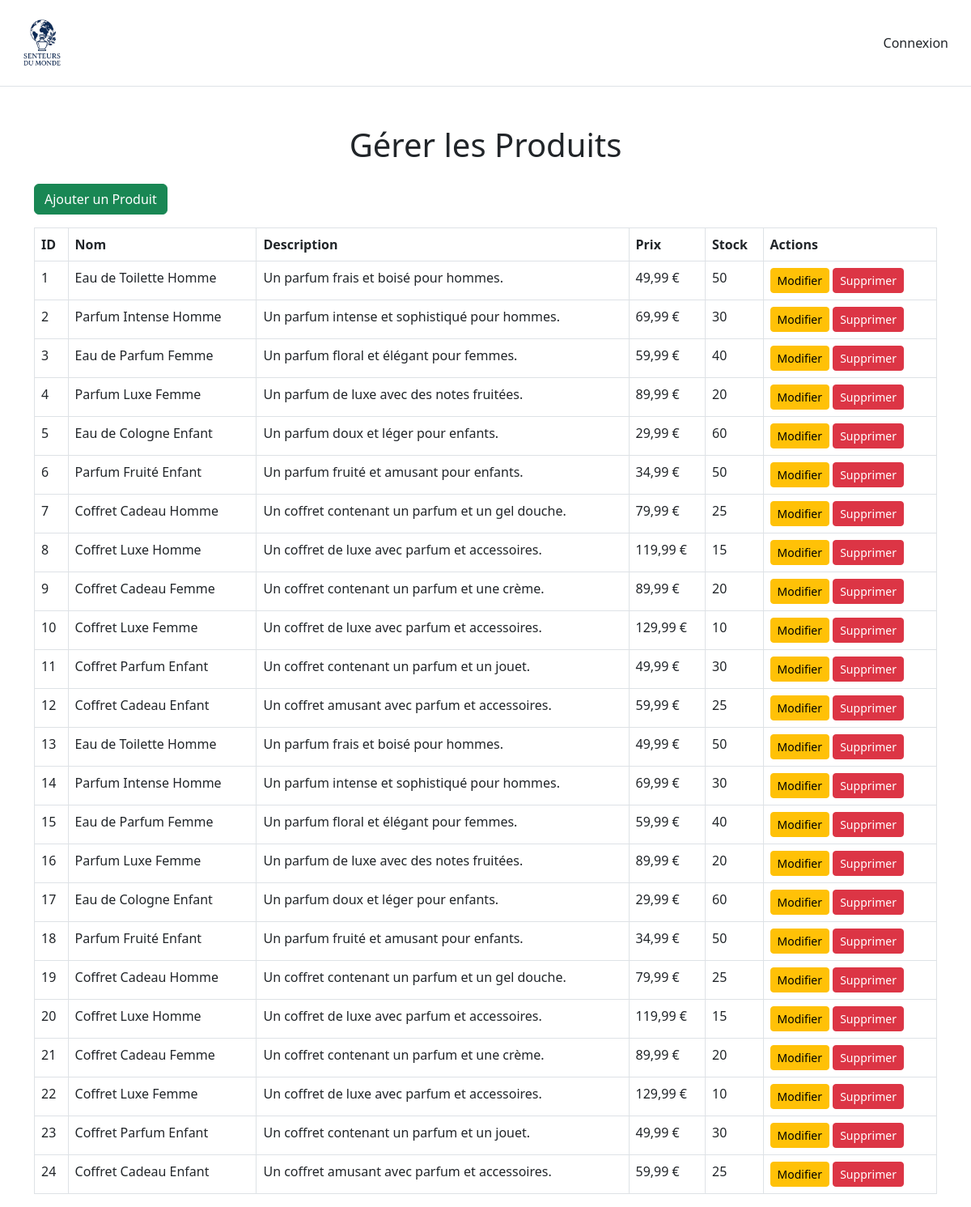
Page /gestion_produit.php on the earlier database version.
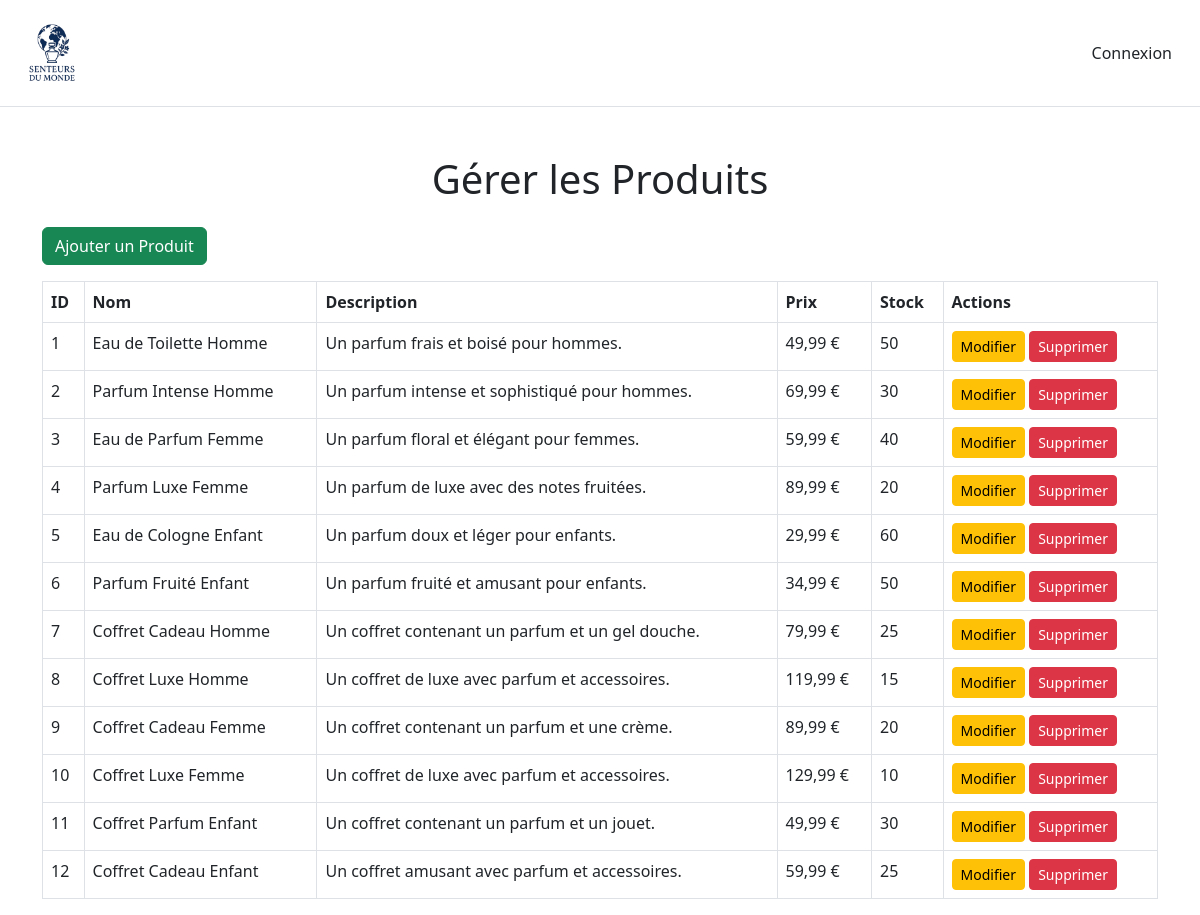
Same page on the later database version.
### tables this page shows
CREATE TABLE IF NOT EXISTS `produit` (
  `id_produit` int NOT NULL AUTO_INCREMENT,
  `nom` varchar(255) NOT NULL,
  `description` text,
  `prix` decimal(10,2) NOT NULL,
  `image` varchar(255) DEFAULT NULL,
  `stock` int DEFAULT '0',
  `date_ajout` datetime NOT NULL DEFAULT CURRENT_TIMESTAMP,
  `id_sous_categorie` int DEFAULT NULL,
  PRIMARY KEY (`id_produit`),
  KEY `id_sous_categorie` (`id_sous_categorie`)
);

### gestion_produit.php (the view, shortened to what this page needs)
<?php
$estConnecte = isset($_SESSION['connecte']) && $_SESSION['connecte'] === true;
$nomUtilisateur = $estConnecte ? $_SESSION['email'] : '';
?>
<?php
require_once "config.php";
try {
    $sql = "SELECT * FROM produit";
    $stmt = $pdo->query($sql);
    $produits = $stmt->fetchAll(PDO::FETCH_ASSOC);
} catch (PDOException $e) {
    die("Erreur lors de la récupération des produits : " . $e->getMessage());
}
?>
<!DOCTYPE html>
<html lang="fr">
<head>
    <link rel="stylesheet" href="https://cdn.jsdelivr.net/npm/bootstrap@5.3.0/dist/css/bootstrap.min.css">
</head>
<nav class="navbar navbar-expand-lg navbar-light bg-white border-bottom">
  <div class="container-fluid">
    <a class="navbar-brand" href="index.php">
      <img src="assets/logo.png.png" alt="Senteurs du Monde" width="80">
    </a>
    <div class="d-flex align-items-center">
      <?php if($estConnecte): ?>
        <div class="dropdown">
          <button class="btn btn-link dropdown-toggle text-dark text-decoration-none" type="button" id="dropdownMenuButton" data-bs-toggle="dropdown" aria-expanded="false">
            <i class="bi bi-person me-1"></i><?php echo htmlspecialchars($nomUtilisateur); ?>
          </button>
          <ul class="dropdown-menu dropdown-menu-end" aria-labelledby="dropdownMenuButton">
            <li><a class="dropdown-item" href="profil.php"><i class="bi bi-person-circle me-2"></i>Mon profil</a></li>
            <li><a class="dropdown-item" href="commandes.php"><i class="bi bi-receipt me-2"></i>Mes commandes</a></li>
            <li><hr class="dropdown-divider"></li>
            <?php if (isset($_SESSION['role']) && $_SESSION['role'] === 'admin'): ?>
                <li><a class="dropdown-item" href="dashboard.php"><i class="bi bi-speedometer2 me-2"></i>Dashboard Admin</a></li>
            <?php endif; ?>
            <li><a class="dropdown-item" href="deconnexion.php"><i class="bi bi-box-arrow-right me-2"></i>Déconnexion</a></li>
          </ul>
        </div>
      <?php else: ?>
        <a href="connexion.php" class="me-3 text-dark text-decoration-none"><i class="bi bi-person"></i> Connexion</a>
      <?php endif; ?>
    </div>
  </div>
</nav>
<body>
    <div class="container mt-5">
        <h1 class="text-center mb-4">Gérer les Produits</h1>
        <a href="ajouter_produit.php" class="btn btn-success mb-3">Ajouter un Produit</a>
        <table class="table table-bordered">
            <thead>
                <tr>
                    <th>ID</th>
                    <th>Nom</th>
                    <th>Description</th>
                    <th>Prix</th>
                    <th>Stock</th>
                    <th>Actions</th>
                </tr>
            </thead>
            <tbody>
                <?php foreach ($produits as $produit): ?>
                    <tr>
                        <td><?php echo $produit['id_produit']; ?></td>
                        <td><?php echo htmlspecialchars($produit['nom']); ?></td>
                        <td><?php echo htmlspecialchars($produit['description']); ?></td>
                        <td><?php echo number_format($produit['prix'], 2, ',', ' ') . ' €'; ?></td>
                        <td><?php echo $produit['stock']; ?></td>
                        <td>
                            <a href="modifier_produit.php?id=<?php echo $produit['id_produit']; ?>" class="btn btn-warning btn-sm">Modifier</a>
                            <a href="supprimer_produit.php?id=<?php echo $produit['id_produit']; ?>" class="btn btn-danger btn-sm">Supprimer</a>
                        </td>
                    </tr>
                <?php endforeach; ?>
            </tbody>
        </table>
    </div>
</body>
</html>

Differences in the rows shown:
removed produit: id_produit "13", nom "Eau de Toilette Homme", description "Un parfum frais et boisé pour hommes.", prix "49,99", stock "50"
removed produit: id_produit "14", nom "Parfum Intense Homme", description "Un parfum intense et sophistiqué pour hommes.", prix "69,99", stock "30"
removed produit: id_produit "15", nom "Eau de Parfum Femme", description "Un parfum floral et élégant pour femmes.", prix "59,99", stock "40"
removed produit: id_produit "16", nom "Parfum Luxe Femme", description "Un parfum de luxe avec des notes fruitées.", prix "89,99", stock "20"
removed produit: id_produit "17", nom "Eau de Cologne Enfant", description "Un parfum doux et léger pour enfants.", prix "29,99", stock "60"
removed produit: id_produit "18", nom "Parfum Fruité Enfant", description "Un parfum fruité et amusant pour enfants.", prix "34,99", stock "50"
removed produit: id_produit "19", nom "Coffret Cadeau Homme", description "Un coffret contenant un parfum et un gel douche.", prix "79,99", stock "25"
removed produit: id_produit "20", nom "Coffret Luxe Homme", description "Un coffret de luxe avec parfum et accessoires.", prix "119,99", stock "15"
removed produit: id_produit "21", nom "Coffret Cadeau Femme", description "Un coffret contenant un parfum et une crème.", prix "89,99", stock "20"
removed produit: id_produit "22", nom "Coffret Luxe Femme", description "Un coffret de luxe avec parfum et accessoires.", prix "129,99", stock "10"
removed produit: id_produit "23", nom "Coffret Parfum Enfant", description "Un coffret contenant un parfum et un jouet.", prix "49,99", stock "30"
removed produit: id_produit "24", nom "Coffret Cadeau Enfant", description "Un coffret amusant avec parfum et accessoires.", prix "59,99", stock "25"
